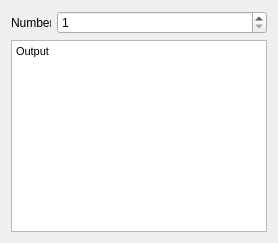
      <widget class="QWidget" name="Pf">
       <attribute name="title">
        <string>Prime Factors</string>
       </attribute>
       <layout class="QGridLayout" name="gridLayout_15">
        <item row="1" column="0">
         <layout class="QVBoxLayout" name="verticalLayout">
          <item>
           <layout class="QHBoxLayout" name="horizontalLayout_14">
            <item>
             <widget class="QLabel" name="label_32">
              <property name="minimumSize">
               <size>
                <width>40</width>
                <height>0</height>
               </size>
              </property>
              <property name="maximumSize">
               <size>
                <width>40</width>
                <height>16777215</height>
               </size>
              </property>
              <property name="text">
               <string>Number</string>
              </property>
             </widget>
            </item>
            <item>
             <widget class="QSpinBox" name="PfInput">
              <property name="minimum">
               <number>1</number>
              </property>
              <property name="maximum">
               <number>999999999</number>
              </property>
             </widget>
            </item>
           </layout>
          </item>
          <item>
           <widget class="QTextBrowser" name="PfOut">
            <property name="html">
             <string>&lt;!DOCTYPE HTML PUBLIC &quot;-//W3C//DTD HTML 4.0//EN&quot; &quot;http://www.w3.org/TR/REC-html40/strict.dtd&quot;&gt;
&lt;html&gt;&lt;head&gt;&lt;meta name=&quot;qrichtext&quot; content=&quot;1&quot; /&gt;&lt;style type=&quot;text/css&quot;&gt;
p, li { white-space: pre-wrap; }
&lt;/style&gt;&lt;/head&gt;&lt;body style=&quot; font-family:'MS Shell Dlg 2'; font-size:8.25pt; font-weight:400; font-style:normal;&quot;&gt;
&lt;p style=&quot; margin-top:0px; margin-bottom:0px; margin-left:0px; margin-right:0px; -qt-block-indent:0; text-indent:0px;&quot;&gt;Output&lt;/p&gt;
&lt;p style=&quot;-qt-paragraph-type:empty; margin-top:0px; margin-bottom:0px; margin-left:0px; margin-right:0px; -qt-block-indent:0; text-indent:0px;&quot;&gt;&lt;br /&gt;&lt;/p&gt;&lt;/body&gt;&lt;/html&gt;</string>
            </property>
            <property name="placeholderText">
             <string/>
            </property>
           </widget>
          </item>
         </layout>
        </item>
       </layout>
      </widget>
